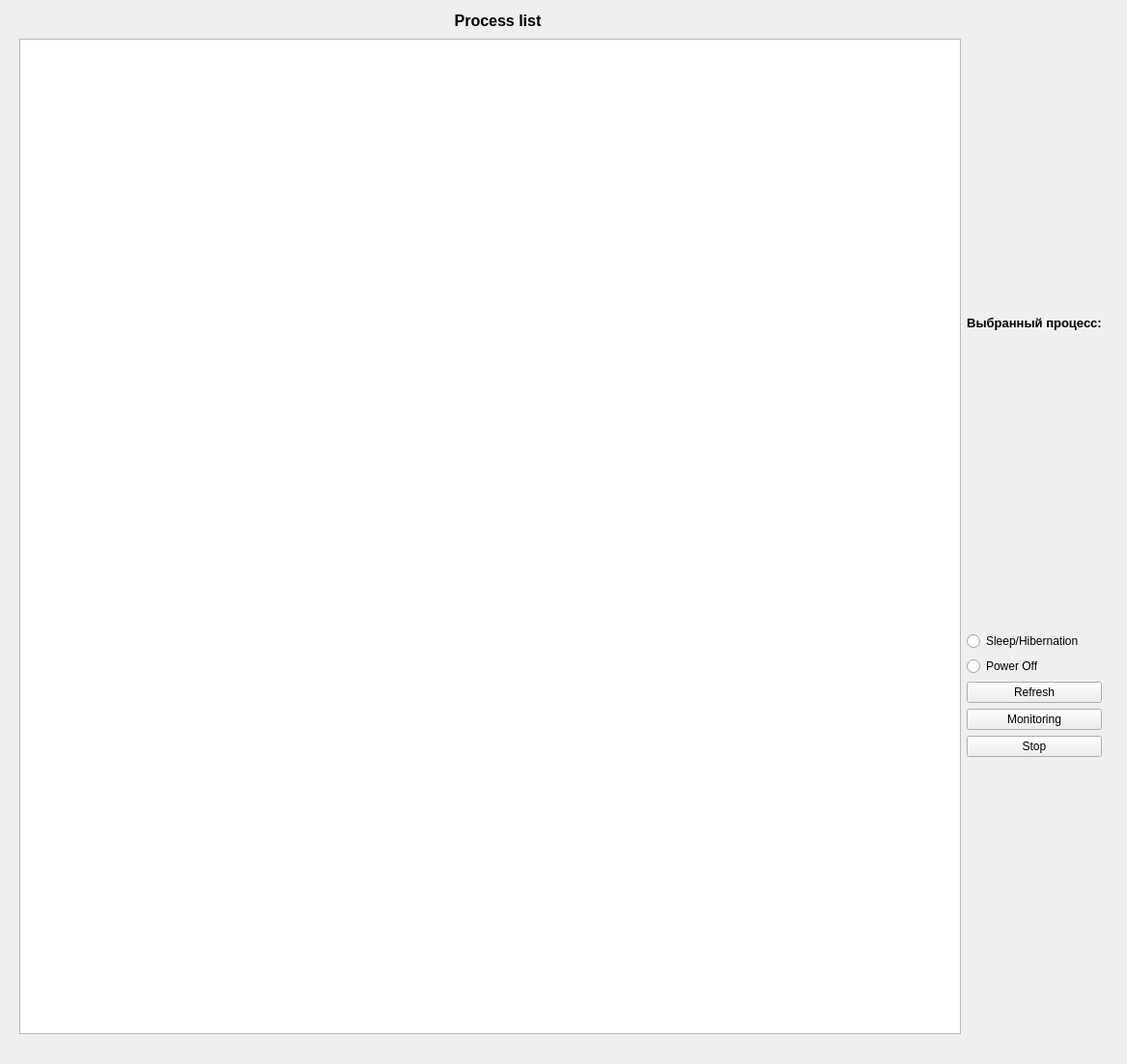
<?xml version="1.0" encoding="UTF-8"?>
<ui version="4.0">
 <class>MainWindow</class>
 <widget class="QMainWindow" name="MainWindow">
  <property name="geometry">
   <rect>
    <x>0</x>
    <y>0</y>
    <width>1167</width>
    <height>1102</height>
   </rect>
  </property>
  <property name="minimumSize">
   <size>
    <width>1167</width>
    <height>1102</height>
   </size>
  </property>
  <property name="maximumSize">
   <size>
    <width>1167</width>
    <height>1102</height>
   </size>
  </property>
  <property name="windowTitle">
   <string>MainWindow</string>
  </property>
  <widget class="QWidget" name="centralwidget">
   <widget class="QLabel" name="label">
    <property name="geometry">
     <rect>
      <x>20</x>
      <y>11</y>
      <width>991</width>
      <height>20</height>
     </rect>
    </property>
    <property name="font">
     <font>
      <pointsize>12</pointsize>
      <weight>75</weight>
      <bold>true</bold>
     </font>
    </property>
    <property name="text">
     <string>Process list</string>
    </property>
    <property name="alignment">
     <set>Qt::AlignCenter</set>
    </property>
   </widget>
   <widget class="QWidget" name="horizontalLayoutWidget">
    <property name="geometry">
     <rect>
      <x>20</x>
      <y>40</y>
      <width>1121</width>
      <height>1031</height>
     </rect>
    </property>
    <layout class="QHBoxLayout" name="horizontalLayout">
     <item>
      <widget class="QListWidget" name="listWidget">
       <property name="mouseTracking">
        <bool>false</bool>
       </property>
       <property name="isWrapping" stdset="0">
        <bool>false</bool>
       </property>
       <property name="layoutMode">
        <enum>QListView::SinglePass</enum>
       </property>
      </widget>
     </item>
     <item>
      <layout class="QVBoxLayout" name="verticalLayout">
       <item>
        <spacer name="verticalSpacer_3">
         <property name="orientation">
          <enum>Qt::Vertical</enum>
         </property>
         <property name="sizeHint" stdset="0">
          <size>
           <width>20</width>
           <height>40</height>
          </size>
         </property>
        </spacer>
       </item>
       <item>
        <widget class="QLabel" name="label_2">
         <property name="font">
          <font>
           <pointsize>10</pointsize>
           <weight>75</weight>
           <bold>true</bold>
          </font>
         </property>
         <property name="text">
          <string>Выбранный процесс:</string>
         </property>
         <property name="textFormat">
          <enum>Qt::AutoText</enum>
         </property>
         <property name="alignment">
          <set>Qt::AlignCenter</set>
         </property>
         <property name="wordWrap">
          <bool>false</bool>
         </property>
        </widget>
       </item>
       <item>
        <widget class="QLabel" name="label_3">
         <property name="font">
          <font>
           <weight>75</weight>
           <bold>true</bold>
          </font>
         </property>
         <property name="text">
          <string/>
         </property>
        </widget>
       </item>
       <item>
        <spacer name="verticalSpacer">
         <property name="orientation">
          <enum>Qt::Vertical</enum>
         </property>
         <property name="sizeHint" stdset="0">
          <size>
           <width>20</width>
           <height>40</height>
          </size>
         </property>
        </spacer>
       </item>
       <item>
        <widget class="QRadioButton" name="radioButton">
         <property name="cursor">
          <cursorShape>PointingHandCursor</cursorShape>
         </property>
         <property name="text">
          <string>Sleep/Hibernation</string>
         </property>
        </widget>
       </item>
       <item>
        <widget class="QRadioButton" name="radioButton_2">
         <property name="cursor">
          <cursorShape>PointingHandCursor</cursorShape>
         </property>
         <property name="text">
          <string>Power Off</string>
         </property>
        </widget>
       </item>
       <item>
        <widget class="QPushButton" name="pushButton_3">
         <property name="text">
          <string>Refresh</string>
         </property>
        </widget>
       </item>
       <item>
        <widget class="QPushButton" name="pushButton">
         <property name="cursor">
          <cursorShape>PointingHandCursor</cursorShape>
         </property>
         <property name="text">
          <string>Monitoring</string>
         </property>
        </widget>
       </item>
       <item>
        <widget class="QPushButton" name="pushButton_2">
         <property name="cursor">
          <cursorShape>PointingHandCursor</cursorShape>
         </property>
         <property name="text">
          <string>Stop</string>
         </property>
        </widget>
       </item>
       <item>
        <spacer name="verticalSpacer_2">
         <property name="orientation">
          <enum>Qt::Vertical</enum>
         </property>
         <property name="sizeHint" stdset="0">
          <size>
           <width>20</width>
           <height>40</height>
          </size>
         </property>
        </spacer>
       </item>
      </layout>
     </item>
    </layout>
   </widget>
  </widget>
 </widget>
 <resources/>
 <connections/>
</ui>
